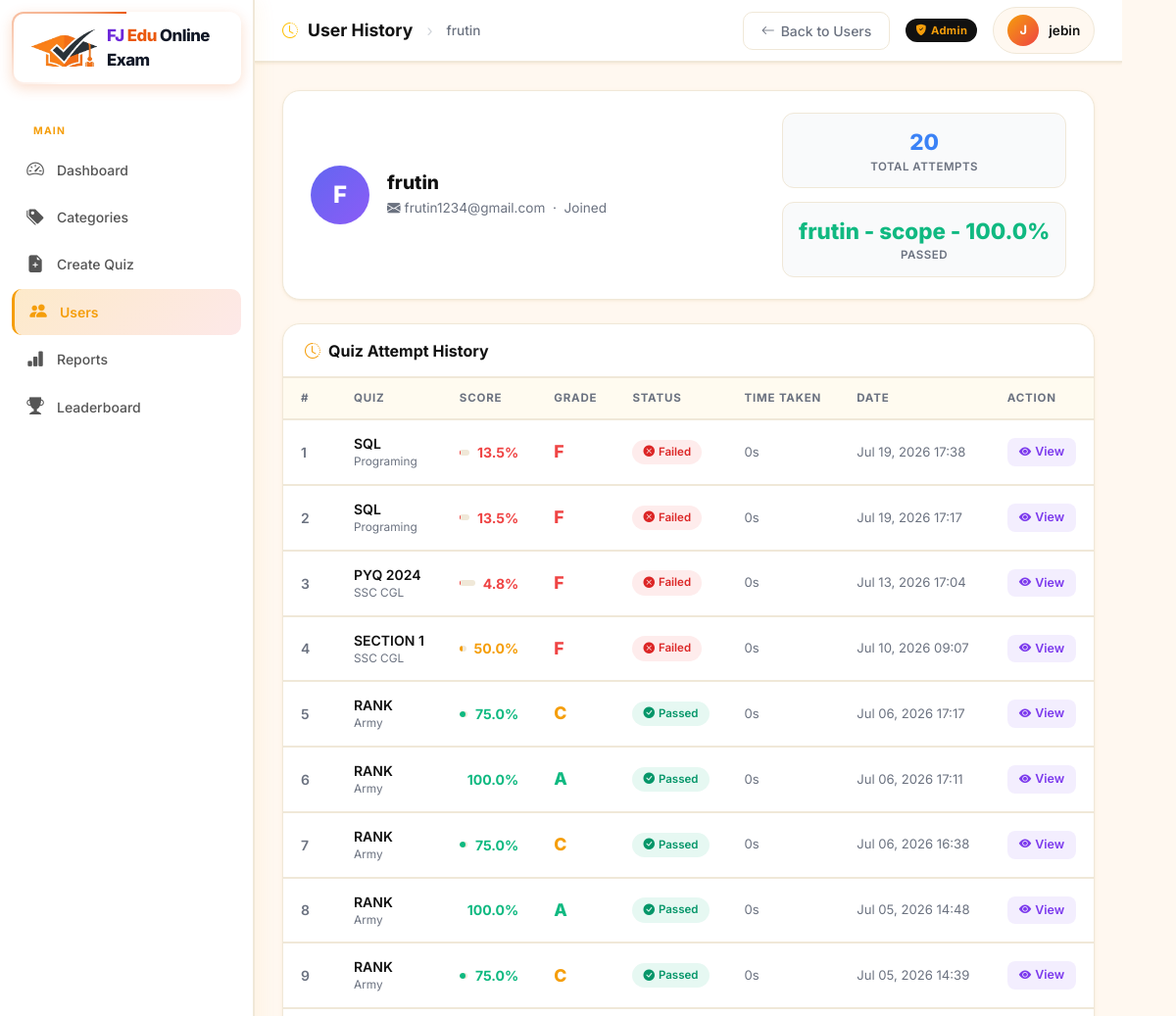
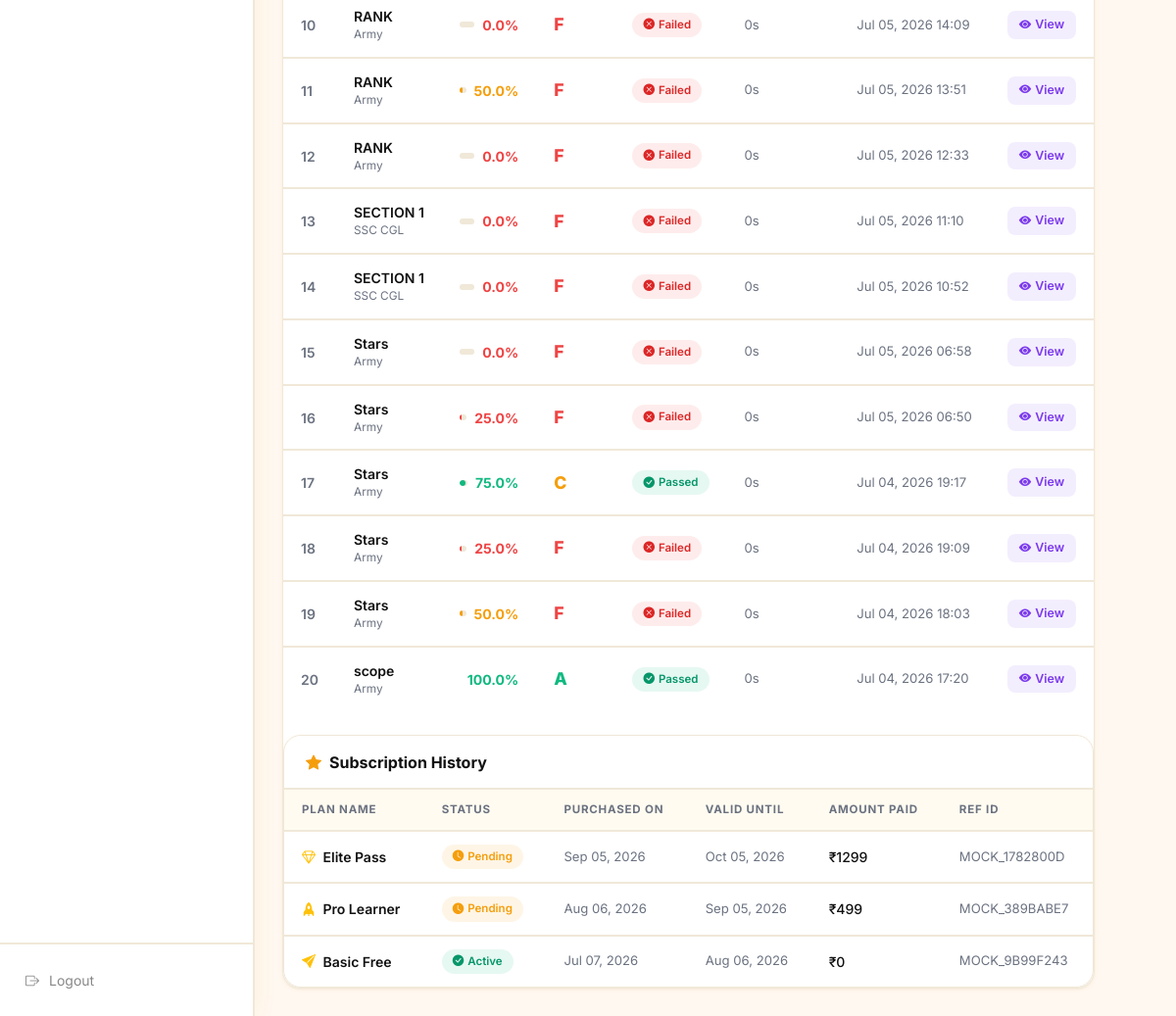
The page /admin-dashboard/user/1/history/ (signed in) on the database its author committed (2 pictures, top to bottom).
### quiz/models.py (models this page shows, shortened)
class UserRegister(models.Model):
    username = models.CharField(max_length=150)
    email = models.EmailField()
    mobile = models.CharField(max_length=15, unique=True, null=True, blank=True)
    age = models.PositiveIntegerField(null=True, blank=True)
    gender = models.CharField(max_length=20, choices=[('Male', 'Male'), ('Female', 'Female'), ('Other', 'Other')], null=True, blank=True)
    place = models.CharField(max_length=255, null=True, blank=True)
    password = models.CharField(max_length=255, help_text="Stored password hash at time of registration")
    photo_url = models.CharField(max_length=255, blank=True, null=True, default='/static/quiz/images/default-avatar.png')
    target_exam = models.CharField(max_length=255, blank=True, null=True, default='UPSC', help_text="e.g. UPSC, SSC, Banking")
    education_qualification = models.CharField(max_length=50, blank=True, null=True, default='Graduate', help_text="e.g. Graduate, Post Graduate")
    preparation_stage = models.TextField(blank=True, help_text="e.g. Beginner, 1 Year, etc.")
    registered_at = models.DateTimeField(auto_now_add=True)
    last_active = models.DateTimeField(null=True, blank=True, help_text="Timestamp of the user's last request")
    current_session_start = models.DateTimeField(null=True, blank=True, help_text="Timestamp when the current session started")

class QuizAttempt(models.Model):
    quiz = models.ForeignKey(Quiz, on_delete=models.CASCADE, related_name='attempts')
    user = models.ForeignKey('UserRegister', on_delete=models.CASCADE, related_name='quiz_attempts')
    score = models.IntegerField(default=0)
    total_questions = models.PositiveIntegerField(default=0)
    correct_answers = models.PositiveIntegerField(default=0)
    percentage = models.FloatField(default=0.0)
    passed = models.BooleanField(default=False)
    time_taken = models.PositiveIntegerField(default=0, help_text="Time taken in seconds")
    grade = models.CharField(max_length=5, default='F')
    status = models.CharField(max_length=50, choices=[('InProgress', 'InProgress'), ('Completed', 'Completed')], default='Completed')
    completed_at = models.DateTimeField(auto_now_add=True)
    class Meta:
        ordering = ['-completed_at']
    def __str__(self):
        return f"{self.user.username} - {self.quiz.title} - {self.percentage}%"

class Quiz(models.Model):
    title = models.CharField(max_length=255)
    description = models.TextField(blank=True, help_text="Short description of the quiz")
    category = models.ForeignKey(Category, on_delete=models.SET_NULL, null=True, blank=True, related_name='quizzes')
    subject = models.ForeignKey(Subject, on_delete=models.SET_NULL, null=True, blank=True, related_name='quizzes')
    academic_year = models.CharField(max_length=50, default="2025-2026", blank=True, null=True)
    unit = models.CharField(max_length=50, default="Unit 1", blank=True, null=True)
    difficulty = models.CharField(max_length=50, choices=[('Easy', 'Easy'), ('Medium', 'Medium'), ('Hard', 'Hard')], default='Medium')
    duration = models.PositiveIntegerField(default=60, help_text="Time limit in minutes")
    passing_score = models.PositiveIntegerField(default=60, help_text="Passing score percentage (0-100)")
    negative_marking = models.BooleanField(default=False, help_text="Enable negative marking for this quiz")
    negative_marks_per_question = models.FloatField(default=0.0, help_text="Marks deducted for each incorrect answer")
    shuffle_questions = models.BooleanField(default=False, help_text="Shuffle questions order for each attempt")
    shuffle_options = models.BooleanField(default=False, help_text="Shuffle choices/options for each question")
    max_attempts = models.PositiveIntegerField(default=1, help_text="Maximum allowed attempts per student")
    start_date = models.DateTimeField(null=True, blank=True, help_text="Quiz availability start date")
    end_date = models.DateTimeField(null=True, blank=True, help_text="Quiz availability end date/deadline")
    deadline = models.DateTimeField(null=True, blank=True, help_text="Backwards compatible deadline datetime")
    status = models.CharField(max_length=50, choices=[('Draft', 'Draft'), ('Published', 'Published'), ('Archived', 'Archived')], default='Draft')
    created_by = models.ForeignKey(User, on_delete=models.CASCADE, related_name='quizzes_created', null=True, blank=True)
    created_at = models.DateTimeField(auto_now_add=True)
    class Meta:
        verbose_name_plural = "Quizzes"
        ordering = ['-created_at']
    @property
    def time_limit(self):
        return self.duration * 60

class Category(models.Model):
    name = models.CharField(max_length=255)
    description = models.TextField(blank=True)
    icon = models.CharField(max_length=100, default='fa-graduation-cap', help_text="FontAwesome icon class name")
    class Meta:
        verbose_name_plural = "Categories"
        ordering = ['name']

class UserSubscription(models.Model):
    user = models.ForeignKey('UserRegister', on_delete=models.CASCADE, related_name='subscriptions')
    plan = models.ForeignKey(SubscriptionPlan, on_delete=models.CASCADE, related_name='subscribers')
    start_date = models.DateTimeField(default=timezone.now)
    end_date = models.DateTimeField(null=True, blank=True, help_text="Null means lifetime access")
    is_active = models.BooleanField(default=True)
    payment_reference = models.CharField(max_length=100, blank=True, null=True, help_text="Mock transaction ID")
    amount_paid = models.PositiveIntegerField(default=0)
    class Meta:
        ordering = ['-start_date']
    @property
    def status(self):
        if not self.is_active:
            return 'Cancelled'
        now = timezone.now()
        if self.start_date > now:
            return 'Pending'
        if self.end_date and self.end_date < now:
            return 'Expired'
        return 'Active'

class SubscriptionPlan(models.Model):
    name = models.CharField(max_length=255)
    description = models.TextField(blank=True)
    icon_class = models.CharField(max_length=100, default='bi-star-fill', help_text="Bootstrap icon class")
    is_popular = models.BooleanField(default=False, help_text="Highlight this plan as most popular")
    price = models.PositiveIntegerField(default=0, help_text="Price in INR")
    duration_days = models.PositiveIntegerField(default=30, help_text="Duration in days (0 for lifetime)")
    order = models.PositiveIntegerField(default=0)
    created_at = models.DateTimeField(auto_now_add=True)
    class Meta:
        ordering = ['order', 'id']

### quiz/views.py (the view)
# urls.py: path('admin-dashboard/user/<int:user_id>/history/', views.admin_user_history, name='admin_user_history'),
@user_passes_test(is_admin)
def admin_user_history(request, user_id):
    user_item = get_object_or_404(UserRegister, id=user_id)
    attempts = QuizAttempt.objects.filter(user=user_item, status='Completed').select_related('quiz')
    subscriptions = UserSubscription.objects.filter(user=user_item).select_related('plan').order_by('-start_date')
    return render(request, 'quiz/admin_user_history.html', {'user_item': user_item, 'attempts': attempts, 'subscriptions': subscriptions})

### quiz/views.py (called while the page is built)
def is_admin(user):
    return user.is_authenticated and (user.is_staff or user.is_superuser)

### quiz/templates/quiz/admin_user_history.html (shortened to what this page needs)
{% load static %}
<!DOCTYPE html>
<html lang="en">
<head>
  <link href="https://cdn.jsdelivr.net/npm/bootstrap@5.3.2/dist/css/bootstrap.min.css" rel="stylesheet">
  <link rel="stylesheet" href="https://cdn.jsdelivr.net/npm/bootstrap-icons@1.11.3/font/bootstrap-icons.min.css">
</head>
<body>
  <aside class="sidebar">
    <div class="sidebar-brand animated-brand-border" style="padding: 12px 20px; display: flex; align-items: center; gap: 10px;  border-radius: 12px; margin: 12px; background: #fff;">
      <img src="{% static 'quiz/images/logo_icon.png' %}" alt="FJ Edu Online Exam Icon" style="height: 38px; width: auto; object-fit: contain;">
      <div style="font-size: 1.05rem; font-weight: 800; color: var(--black); letter-spacing: -0.5px;"><span style="color: #6d28d9;">FJ</span> <span style="color: var(--orange, #ea580c);">Edu</span> <span style="color: #111827;">Online Exam</span></div>
    </div>
    <nav class="sidebar-nav">
      <div class="sidebar-section-label">Main</div>
      <a href="{% url 'quiz:admin_dashboard' %}"><i class="bi bi-speedometer2"></i> <span>Dashboard</span></a>
      <a href="{% url 'quiz:admin_categories_list' %}"><i class="bi bi-tags-fill"></i> <span>Categories</span></a>
      <a href="{% url 'quiz:admin_add_quiz' %}"><i class="bi bi-file-earmark-plus-fill"></i> <span>Create Quiz</span></a>
      <a href="{% url 'quiz:admin_users_list' %}" class="active"><i class="bi bi-people-fill"></i> <span>Users</span></a>
      <a href="{% url 'quiz:admin_reports' %}"><i class="bi bi-bar-chart-fill"></i> <span>Reports</span></a>
      <a href="{% url 'quiz:leaderboard' %}"><i class="bi bi-trophy-fill"></i> <span>Leaderboard</span></a>
    </nav>
    <div class="sidebar-footer">
      <a href="{% url 'quiz:logout' %}"><i class="bi bi-box-arrow-right"></i> <span>Logout</span></a>
    </div>
  </aside>
  <div class="main-wrapper">
    <header class="topbar">
      <div class="topbar-left">
        <i class="bi bi-clock-history text-warning"></i>
        <h4>User History</h4>
        <span style="margin:0 4px;color:#d1d5db;">›</span>
        <span style="font-size:.85rem;color:var(--text-muted);font-weight:500;">{{ user_item.username }}</span>
      </div>
      <div class="topbar-right">
        <a href="{% url 'quiz:admin_users_list' %}" class="btn-back" id="btn-back-users">
          <i class="bi bi-arrow-left"></i> Back to Users
        </a>
        <span class="topbar-badge"><i class="bi bi-shield-fill-check me-1"></i>Admin</span>
        <div class="topbar-admin">
          <div class="avatar">{{ request.user.username|first|upper }}</div>
          <span>{{ request.user.username }}</span>
        </div>
      </div>
    </header>
    <main class="content-area">
      <div class="user-header">
        <div class="user-av">{{ user_item.username|first|upper }}</div>
        <div class="user-meta">
          <h3>{{ user_item.get_full_name|default:user_item.username }}</h3>
          <p><i class="bi bi-envelope-fill me-1"></i>{{ user_item.email|default:"No email" }} &nbsp;·&nbsp; Joined {{ user_item.date_joined|date:"M d, Y" }}</p>
        </div>
        <div class="stat-mini-grid">
          <div class="stat-mini">
            <div class="stat-mini-num" style="color:#3b82f6;">{{ attempts.count }}</div>
            <div class="stat-mini-label">Total Attempts</div>
          </div>
          <div class="stat-mini">
            <div class="stat-mini-num" style="color:#10b981;">{{ attempts|dictsort:"passed"|last|default:"—" }}</div>
            <div class="stat-mini-label">Passed</div>
          </div>
        </div>
      </div>
      <div class="section-card">
        <div class="section-card-header">
          <h5><i class="bi bi-clock-history"></i> Quiz Attempt History</h5>
        </div>
        <div>
          {% if attempts %}
          <table class="dash-table">
            <thead>
              <tr>
                <th>#</th>
                <th>Quiz</th>
                <th>Score</th>
                <th>Grade</th>
                <th>Status</th>
                <th>Time Taken</th>
                <th>Date</th>
                <th>Action</th>
              </tr>
            </thead>
            <tbody>
              {% for attempt in attempts %}
              <tr>
                <td style="color:var(--text-muted);font-weight:600;">{{ forloop.counter }}</td>
                <td>
                  <div style="font-weight:600;max-width:200px;white-space:nowrap;overflow:hidden;text-overflow:ellipsis;">{{ attempt.quiz.title }}</div>
                  <div style="font-size:.74rem;color:var(--text-muted);">{{ attempt.quiz.category.name|default:"—" }}</div>
                </td>
                <td>
                  <div class="pct-bar">
                    <div class="bar-track">
                      <div class="bar-fill" style="width:{{ attempt.percentage }}%;background:{% if attempt.percentage >= 70 %}#10b981{% elif attempt.percentage >= 50 %}#f59e0b{% else %}#ef4444{% endif %};"></div>
                    </div>
                    <span class="{% if attempt.percentage >= 70 %}score-good{% elif attempt.percentage >= 50 %}score-mid{% else %}score-bad{% endif %}">{{ attempt.percentage }}%</span>
                  </div>
                </td>
                <td>
                  <span style="font-size:1.1rem;font-weight:800;color:{% if attempt.grade == 'A' %}#10b981{% elif attempt.grade == 'B' %}#3b82f6{% elif attempt.grade == 'C' %}#f59e0b{% elif attempt.grade == 'D' %}#f97316{% else %}#ef4444{% endif %};">{{ attempt.grade }}</span>
                </td>
                <td>
                  {% if attempt.passed %}
                    <span class="badge-pill badge-passed"><i class="bi bi-check-circle-fill"></i> Passed</span>
                  {% else %}
                    <span class="badge-pill badge-failed"><i class="bi bi-x-circle-fill"></i> Failed</span>
                  {% endif %}
                </td>
                <td style="color:var(--text-muted);font-size:.82rem;">
                  {% with mins=attempt.time_taken|divisibleby:60 %}
                  {{ attempt.time_taken|floatformat:0 }}s
                  {% endwith %}
                </td>
                <td style="color:var(--text-muted);font-size:.82rem;white-space:nowrap;">{{ attempt.completed_at|date:"M d, Y H:i" }}</td>
                <td>
                  <a href="{% url 'quiz:results' attempt.id %}" class="tbl-action-btn btn-view" id="btn-view-hist-{{ attempt.id }}">
                    <i class="bi bi-eye-fill"></i> View
                  </a>
                </td>
              </tr>
              {% endfor %}
            </tbody>
          </table>
          {% else %}
          <div class="empty-state">
            <i class="bi bi-hourglass"></i>
            <p>{{ user_item.username }} has not attempted any quizzes yet.</p>
          </div>
          {% endif %}
      </div>
      <div class="section-card" style="margin-top: 24px;">
        <div class="section-card-header">
          <h5><i class="bi bi-star-fill"></i> Subscription History</h5>
        </div>
        <div>
          {% if subscriptions %}
          <table class="dash-table">
            <thead>
              <tr>
                <th>Plan Name</th>
                <th>Status</th>
                <th>Purchased On</th>
                <th>Valid Until</th>
                <th>Amount Paid</th>
                <th>Ref ID</th>
              </tr>
            </thead>
            <tbody>
              {% for sub in subscriptions %}
              <tr>
                <td>
                  <div style="font-weight:600;"><i class="bi {{ sub.plan.icon_class|default:'bi-star-fill' }} text-warning me-1"></i> {{ sub.plan.name }}</div>
                </td>
                <td>
                  {% if sub.status == 'Active' %}
                    <span class="badge-pill badge-passed"><i class="bi bi-check-circle-fill"></i> Active</span>
                  {% elif sub.status == 'Pending' %}
                    <span class="badge-pill" style="background:rgba(245,158,11,.1); color:#F59E0B;"><i class="bi bi-clock-fill"></i> Pending</span>
                  {% elif sub.status == 'Expired' %}
                    <span class="badge-pill badge-failed"><i class="bi bi-x-circle-fill"></i> Expired</span>
                  {% else %}
                    <span class="badge-pill badge-failed"><i class="bi bi-slash-circle-fill"></i> Cancelled</span>
                  {% endif %}
                </td>
                <td style="color:var(--text-muted);font-size:.82rem;">{{ sub.start_date|date:"M d, Y" }}</td>
                <td style="color:var(--text-muted);font-size:.82rem;">{% if sub.end_date %}{{ sub.end_date|date:"M d, Y" }}{% else %}Lifetime{% endif %}</td>
                <td style="font-weight: 500;">₹{{ sub.amount_paid }}</td>
                <td style="color:var(--text-muted);font-size:.82rem;">{{ sub.payment_reference }}</td>
              </tr>
              {% endfor %}
            </tbody>
          </table>
          {% else %}
          <div class="empty-state">
            <i class="bi bi-stars"></i>
            <p>{{ user_item.username }} has not purchased any subscriptions yet.</p>
          </div>
          {% endif %}
        </div>
      </div>
    </main>
  </div>
</body>
</html>

### rows shown on the page
UserRegister: username "frutin", username|first "F", get_full_name "frutin", email "frutin1234@gmail.com"
QuizAttempt: passed.title "frutin - scope - 100.0%", quiz "SQL", quiz.category.name "Programing", percentage "13.5", grade "F", shows "Failed", time_taken "0", completed_at "Jul 19, 2026 17:38"
QuizAttempt: quiz "SQL", quiz.category.name "Programing", percentage "13.5", grade "F", shows "Failed", time_taken "0", completed_at "Jul 19, 2026 17:17"
QuizAttempt: quiz "PYQ 2024", quiz.category.name "SSC CGL", percentage "4.8", grade "F", shows "Failed", time_taken "0", completed_at "Jul 13, 2026 17:04"
QuizAttempt: quiz "SECTION 1", quiz.category.name "SSC CGL", percentage "50.0", grade "F", shows "Failed", time_taken "0", completed_at "Jul 10, 2026 09:07"
QuizAttempt: quiz "RANK", quiz.category.name "Army", percentage "75.0", grade "C", shows "Passed", time_taken "0", completed_at "Jul 06, 2026 17:17"
QuizAttempt: quiz "RANK", quiz.category.name "Army", percentage "100.0", grade "A", shows "Passed", time_taken "0", completed_at "Jul 06, 2026 17:11"
QuizAttempt: quiz "RANK", quiz.category.name "Army", percentage "75.0", grade "C", shows "Passed", time_taken "0", completed_at "Jul 06, 2026 16:38"
QuizAttempt: quiz "RANK", quiz.category.name "Army", percentage "100.0", grade "A", shows "Passed", time_taken "0", completed_at "Jul 05, 2026 14:48"
QuizAttempt: quiz "RANK", quiz.category.name "Army", percentage "75.0", grade "C", shows "Passed", time_taken "0", completed_at "Jul 05, 2026 14:39"
QuizAttempt: quiz "RANK", quiz.category.name "Army", percentage "0.0", grade "F", shows "Failed", time_taken "0", completed_at "Jul 05, 2026 14:09"
QuizAttempt: quiz "RANK", quiz.category.name "Army", percentage "50.0", grade "F", shows "Failed", time_taken "0", completed_at "Jul 05, 2026 13:51"
QuizAttempt: quiz "RANK", quiz.category.name "Army", percentage "0.0", grade "F", shows "Failed", time_taken "0", completed_at "Jul 05, 2026 12:33"
QuizAttempt: quiz "SECTION 1", quiz.category.name "SSC CGL", percentage "0.0", grade "F", shows "Failed", time_taken "0", completed_at "Jul 05, 2026 11:10"
QuizAttempt: quiz "SECTION 1", quiz.category.name "SSC CGL", percentage "0.0", grade "F", shows "Failed", time_taken "0", completed_at "Jul 05, 2026 10:52"
QuizAttempt: quiz "Stars", quiz.category.name "Army", percentage "0.0", grade "F", shows "Failed", time_taken "0", completed_at "Jul 05, 2026 06:58"
QuizAttempt: quiz "Stars", quiz.category.name "Army", percentage "25.0", grade "F", shows "Failed", time_taken "0", completed_at "Jul 05, 2026 06:50"
QuizAttempt: quiz "Stars", quiz.category.name "Army", percentage "75.0", grade "C", shows "Passed", time_taken "0", completed_at "Jul 04, 2026 19:17"
QuizAttempt: quiz "Stars", quiz.category.name "Army", percentage "25.0", grade "F", shows "Failed", time_taken "0", completed_at "Jul 04, 2026 19:09"
QuizAttempt: quiz "Stars", quiz.category.name "Army", percentage "50.0", grade "F", shows "Failed", time_taken "0", completed_at "Jul 04, 2026 18:03"
QuizAttempt: quiz "scope", quiz.category.name "Army", percentage "100.0", grade "A", shows "Passed", time_taken "0", completed_at "Jul 04, 2026 17:20"
UserSubscription: plan.name "Elite Pass", is_active True (drawn), start_date "Sep 05, 2026", end_date "Oct 05, 2026", amount_paid "1299", payment_reference "MOCK_1782800D"
UserSubscription: plan.name "Pro Learner", is_active True (drawn), start_date "Aug 06, 2026", end_date "Sep 05, 2026", amount_paid "499", payment_reference "MOCK_389BABE7"
UserSubscription: plan.name "Basic Free", is_active True (drawn), start_date "Jul 07, 2026", end_date "Aug 06, 2026", amount_paid "0", payment_reference "MOCK_9B99F243"

### other values the page prints
{{ request.user.username|first|upper }} "J"
{{ request.user.username }} "jebin"
{{ attempts.count }} "20"
